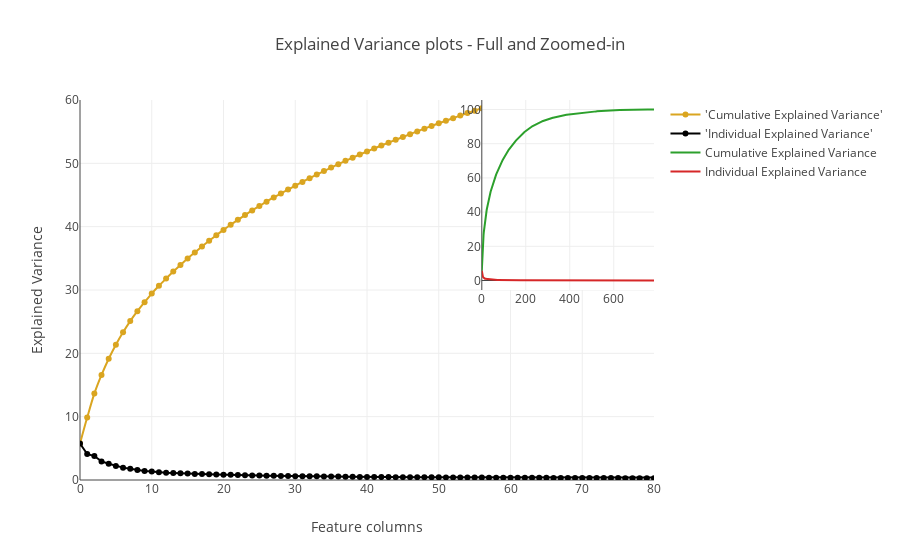

This figure's notebook cell:
### Code cell
trace1 = go.Scatter(
    x=list(range(784)),
    y= cum_var_exp,
    mode='lines+markers',
    name="'Cumulative Explained Variance'",
    hoverinfo= cum_var_exp,
    line=dict(
        shape='spline',
        color = 'goldenrod'
    )
)
trace2 = go.Scatter(
    x=list(range(784)),
    y= var_exp,
    mode='lines+markers',
    name="'Individual Explained Variance'",
    hoverinfo= var_exp,
    line=dict(
        shape='linear',
        color = 'black'
    )
)
fig = tls.make_subplots(insets=[{'cell': (1,1), 'l': 0.7, 'b': 0.5}],
                          print_grid=True)

fig.append_trace(trace1, 1, 1)
fig.append_trace(trace2,1,1)
fig.layout.title = 'Explained Variance plots - Full and Zoomed-in'
fig.layout.xaxis = dict(range=[0, 80], title = 'Feature columns')
fig.layout.yaxis = dict(range=[0, 60], title = 'Explained Variance')
fig['data'] += [go.Scatter(x= list(range(784)) , y=cum_var_exp, xaxis='x2', yaxis='y2', name = 'Cumulative Explained Variance')]
fig['data'] += [go.Scatter(x=list(range(784)), y=var_exp, xaxis='x2', yaxis='y2',name = 'Individual Explained Variance')]

# fig['data'] = data
# fig['layout'] = layout
# fig['data'] += data2
# fig['layout'] += layout2
py.iplot(fig, filename='inset example')

### Figure 1 — Plotly figure (JSON) as saved in the notebook; plotly's stock layout.template omitted (floating-point values rounded to 4 significant figures; data arrays with more than 128 entries replaced by an {"elided": "..."} marker saying what was removed)
{"data": [{"hoverinfo": {"elided": "784 float values"}, "line": {"color": "goldenrod", "shape": "spline"}, "mode": "lines+markers", "name": "'Cumulative Explained Variance'", "type": "scatter", "x": {"elided": "784 int values"}, "xaxis": "x1", "y": {"elided": "784 float values"}, "yaxis": "y1"}, {"hoverinfo": {"elided": "784 float values"}, "line": {"color": "black", "shape": "linear"}, "mode": "lines+markers", "name": "'Individual Explained Variance'", "type": "scatter", "x": {"elided": "784 int values"}, "xaxis": "x1", "y": {"elided": "784 float values"}, "yaxis": "y1"}, {"name": "Cumulative Explained Variance", "type": "scatter", "x": {"elided": "784 int values"}, "xaxis": "x2", "y": {"elided": "784 float values"}, "yaxis": "y2"}, {"name": "Individual Explained Variance", "type": "scatter", "x": {"elided": "784 int values"}, "xaxis": "x2", "y": {"elided": "784 float values"}, "yaxis": "y2"}], "layout": {"title": "Explained Variance plots - Full and Zoomed-in", "xaxis": {"range": [0, 80], "title": "Feature columns"}, "xaxis1": {"anchor": "y1", "domain": [0, 1]}, "xaxis2": {"anchor": "y2", "domain": [0.7, 1]}, "yaxis": {"range": [0, 60], "title": "Explained Variance"}, "yaxis1": {"anchor": "x1", "domain": [0, 1]}, "yaxis2": {"anchor": "x2", "domain": [0.5, 1]}}}
